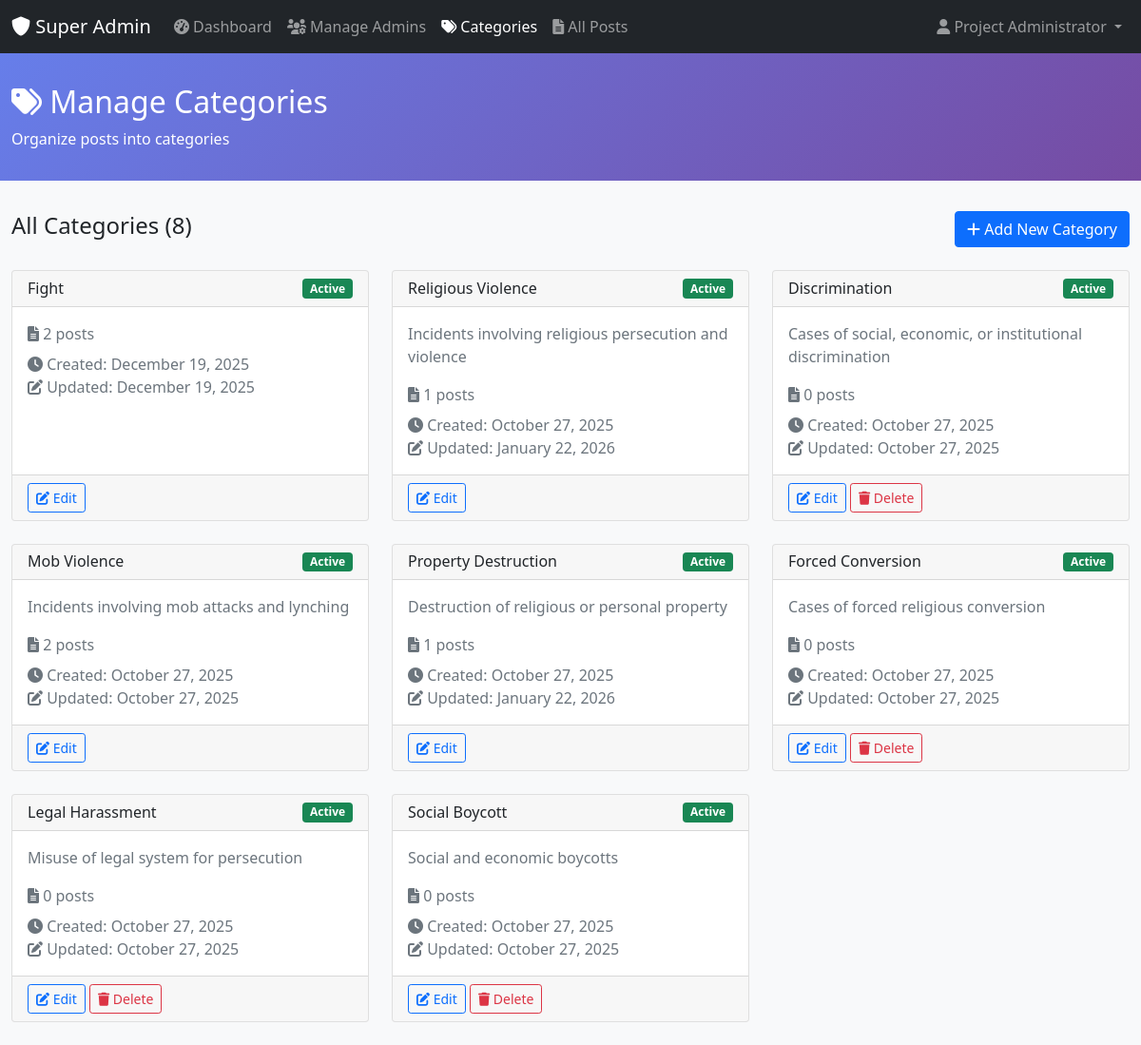
/suladmin/categories.php (signed in), run on the app's committed database.
### tables this page shows
CREATE TABLE `categories` (
  `id` int(11) NOT NULL,
  `name` varchar(255) NOT NULL,
  `description` text DEFAULT NULL,
  `status` enum('active','inactive') NOT NULL DEFAULT 'active',
  `created_at` timestamp NULL DEFAULT current_timestamp(),
  `updated_at` timestamp NULL DEFAULT current_timestamp() ON UPDATE current_timestamp()
);

### db.php (called while the page is built, shortened)
<?php
function format_date($date) {
    return date('F j, Y', strtotime($date));
}
?>

### suladmin/categories.php (the view, shortened to what this page needs)
<?php
require_once '../db.php';
$action = $_GET['action'] ?? $_POST['action'] ?? 'list';
$categories = [];
if ($action === 'list') {
    $stmt = $pdo->query("
        SELECT c.*,
               (SELECT COUNT(*) FROM posts WHERE category_id = c.id) as post_count
        FROM categories c
        ORDER BY created_at DESC
    ");
    $categories = $stmt->fetchAll();
}
?>
<!DOCTYPE html>
<html lang="en">
<head>
    <link href="https://cdn.jsdelivr.net/npm/bootstrap@5.1.3/dist/css/bootstrap.min.css" rel="stylesheet">
    <link href="https://cdnjs.cloudflare.com/ajax/libs/font-awesome/6.0.0/css/all.min.css" rel="stylesheet">
</head>
<body>
    <nav class="navbar navbar-expand-lg navbar-dark bg-dark">
        <div class="container-fluid">
            <a class="navbar-brand" href="dashboard.php">
                <i class="fas fa-shield-alt"></i> Super Admin
            </a>
            <div class="navbar-nav me-auto">
                <a class="nav-link" href="dashboard.php">
                    <i class="fas fa-tachometer-alt"></i> Dashboard
                </a>
                <a class="nav-link" href="admins.php">
                    <i class="fas fa-users-cog"></i> Manage Admins
                </a>
                <a class="nav-link active" href="categories.php">
                    <i class="fas fa-tags"></i> Categories
                </a>
                <a class="nav-link" href="posts.php">
                    <i class="fas fa-file-alt"></i> All Posts
                </a>
            </div>
            <div class="navbar-nav">
                <div class="nav-item dropdown">
                    <a class="nav-link dropdown-toggle" href="#" role="button" data-bs-toggle="dropdown">
                        <i class="fas fa-user"></i> <?php echo htmlspecialchars($_SESSION['name']); ?>
                    </a>
                </div>
            </div>
        </div>
    </nav>
    <div class="page-header">
        <div class="container-fluid">
            <div class="row">
                <div class="col-12">
                    <h2>
                        <i class="fas fa-tags"></i>
                        <?php
                        switch($action) {
                            default: echo 'Manage Categories'; break;
                        }
                        ?>
                    </h2>
                    <?php if ($action === 'list'): ?>
                        <p class="mb-0">Organize posts into categories</p>
                    <?php endif; ?>
                </div>
            </div>
        </div>
    </div>
    <div class="container-fluid">
        <?php if ($action === 'list'): ?>
            <div class="row mb-4">
                <div class="col-12">
                    <div class="d-flex justify-content-between align-items-center">
                        <h4>All Categories (<?php echo count($categories); ?>)</h4>
                        <a href="?action=add" class="btn btn-primary">
                            <i class="fas fa-plus"></i> Add New Category
                        </a>
                    </div>
                </div>
            </div>
            <div class="row">
                <?php foreach ($categories as $category): ?>
                    <div class="col-xl-4 col-lg-6 mb-4">
                        <div class="card category-card h-100">
                            <div class="card-header d-flex justify-content-between align-items-center">
                                <h6 class="mb-0"><?php echo htmlspecialchars($category['name']); ?></h6>
                                <span class="badge bg-<?php echo $category['status'] === 'active' ? 'success' : 'secondary'; ?>">
                                    <?php echo ucfirst($category['status']); ?>
                                </span>
                            </div>
                            <div class="card-body">
                                <?php if ($category['description']): ?>
                                    <p class="text-muted mb-3">
                                        <?php echo htmlspecialchars($category['description']); ?>
                                    </p>
                                <?php endif; ?>
                                <p class="text-muted mb-2">
                                    <i class="fas fa-file-alt"></i> <?php echo $category['post_count']; ?> posts
                                </p>
                                <p class="text-muted mb-0">
                                    <i class="fas fa-clock"></i>
                                    Created: <?php echo format_date($category['created_at']); ?>
                                </p>
                                <?php if ($category['updated_at']): ?>
                                    <p class="text-muted mb-0">
                                        <i class="fas fa-edit"></i>
                                        Updated: <?php echo format_date($category['updated_at']); ?>
                                    </p>
                                <?php endif; ?>
                            </div>
                            <div class="card-footer">
                                <a href="?action=edit&id=<?php echo $category['id']; ?>"
                                   class="btn btn-sm btn-outline-primary">
                                    <i class="fas fa-edit"></i> Edit
                                </a>
                                <?php if ($category['post_count'] == 0): ?>
                                    <form method="POST" class="d-inline-block">
                                        <button type="submit" class="btn btn-sm btn-outline-danger"
                                                onclick="return confirm('Are you sure you want to delete this category?')">
                                            <i class="fas fa-trash"></i> Delete
                                        </button>
                                    </form>
                                <?php endif; ?>
                            </div>
                        </div>
                    </div>
                <?php endforeach; ?>
            </div>
        <?php endif; ?>
    </div>
</body>
</html>

### suladmin/categories.php (style rules this page uses)
body { background-color: #f8f9fa; }
.page-header { background: linear-gradient(135deg, #667eea 0%, #764ba2 100%); color: white; padding: 2rem 0; margin-bottom: 2rem; }
.category-card { transition: transform 0.2s ease; }

### data on the page
categories: name "Fight", status "Active", post_count "2", created_at "December 19, 2025", updated_at "December 19, 2025"
categories: name "Religious Violence", status "Active", description "Incidents involving religious persecution and violence", post_count "1", created_at "October 27, 2025", updated_at "January 22, 2026"
categories: name "Discrimination", status "Active", description "Cases of social, economic, or institutional discrimination", post_count "0", created_at "October 27, 2025", updated_at "October 27, 2025"
categories: name "Mob Violence", status "Active", description "Incidents involving mob attacks and lynching", post_count "2", created_at "October 27, 2025", updated_at "October 27, 2025"
categories: name "Property Destruction", status "Active", description "Destruction of religious or personal property", post_count "1", created_at "October 27, 2025", updated_at "January 22, 2026"
categories: name "Forced Conversion", status "Active", description "Cases of forced religious conversion", post_count "0", created_at "October 27, 2025", updated_at "October 27, 2025"
categories: name "Legal Harassment", status "Active", description "Misuse of legal system for persecution", post_count "0", created_at "October 27, 2025", updated_at "October 27, 2025"
categories: name "Social Boycott", status "Active", description "Social and economic boycotts", post_count "0", created_at "October 27, 2025", updated_at "October 27, 2025"

### other printed values
$_SESSION['name'] "Project Administrator"
count($categories) "8"
